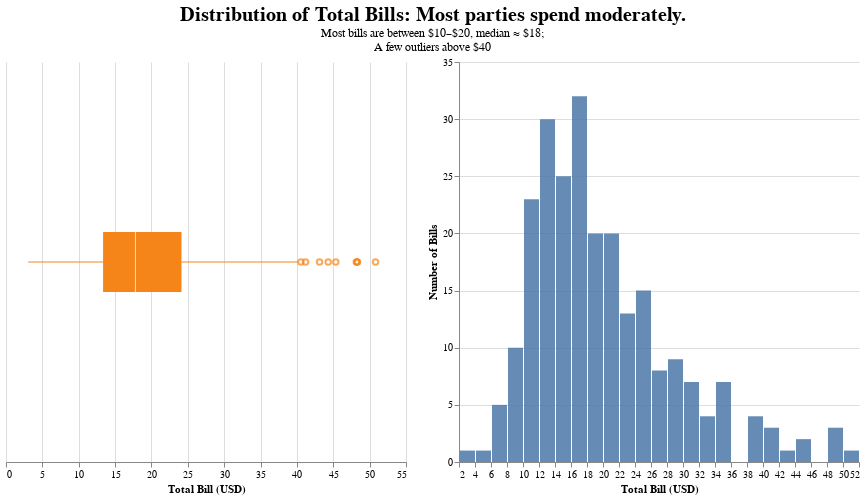

The cell this chart's notebook holds for it:
### Code cell
# Bar plot
bar_plot = alt.Chart(tip_df).mark_bar(color='#4C78A8', opacity=0.85).encode(
    x=alt.X('total_bill', bin=alt.Bin(maxbins=30), title='Total Bill (USD)'),
    y=alt.Y('count()', title='Number of Bills'),
    tooltip=[alt.Tooltip('count()', title='Count')]
).properties(
    height=400, width=400, title=''
)

# Box plot
box_plot = alt.Chart(tip_df).mark_boxplot(size=60, color='#F58518').encode(
    x=alt.X('total_bill', title='Total Bill (USD)'),
    tooltip=[alt.Tooltip('total_bill', title='Total Bill')]
).properties(
    height=400, width=400, title=''
)

# Titles for full visualization
titles = alt.TitleParams(
    text='Distribution of Total Bills: Most parties spend moderately.',
    fontSize=20,
    align='center',
    anchor='middle',
    subtitle=[
        "Most bills are between $10–$20, median ≈ $18;",
        "A few outliers above $40"
    ]
)

# Concatenate and apply configuration to the combined chart
combined_chart = (box_plot | bar_plot ).properties(title= titles).configure_view(strokeWidth=0)


combined_chart

### Figure 1 — Vega-Lite specification as saved in the notebook (floating-point values rounded to 4 significant figures; data arrays with more than 128 entries replaced by an {"elided": "..."} marker saying what was removed)
{"config": {"view": {"continuousWidth": 300, "continuousHeight": 300, "strokeWidth": 0}}, "hconcat": [{"mark": {"type": "boxplot", "color": "#F58518", "size": 60}, "encoding": {"tooltip": [{"field": "total_bill", "title": "Total Bill", "type": "quantitative"}], "x": {"field": "total_bill", "title": "Total Bill (USD)", "type": "quantitative"}}, "height": 400, "title": "", "width": 400}, {"mark": {"type": "bar", "color": "#4C78A8", "opacity": 0.85}, "encoding": {"tooltip": [{"aggregate": "count", "title": "Count", "type": "quantitative"}], "x": {"bin": {"maxbins": 30}, "field": "total_bill", "title": "Total Bill (USD)", "type": "quantitative"}, "y": {"aggregate": "count", "title": "Number of Bills", "type": "quantitative"}}, "height": 400, "title": "", "width": 400}], "data": {"name": "data-f795d6974a782cd165ff81948ea68153"}, "title": {"text": "Distribution of Total Bills: Most parties spend moderately.", "align": "center", "anchor": "middle", "fontSize": 20, "subtitle": ["Most bills are between $10–$20, median ≈ $18;", "A few outliers above $40"]}, "$schema": "https://vega.github.io/schema/vega-lite/v5.20.1.json", "datasets": {"data-f795d6974a782cd165ff81948ea68153": {"elided": "244 records"}}}
